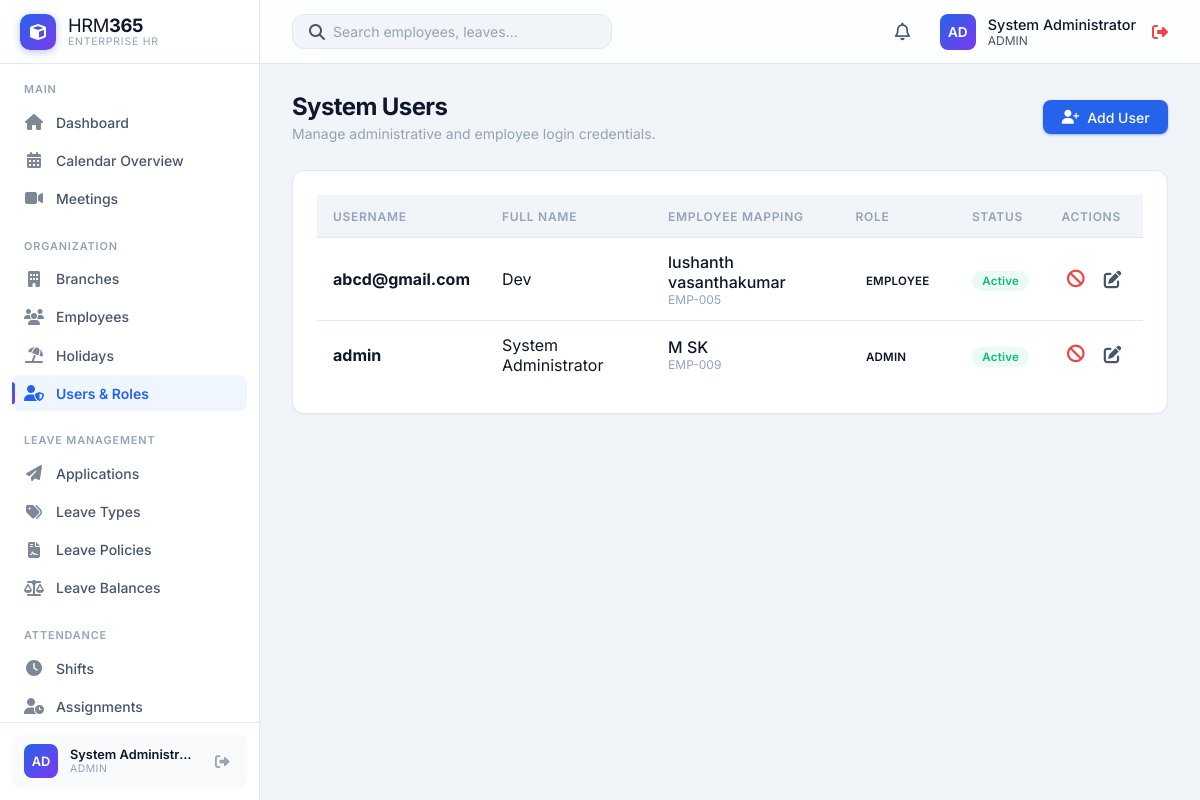
Screenshot of /HRM365/modules/users/index.php (signed in) with the database file from the repository.
### tables this page shows
CREATE TABLE `users` (
  `id` int(11) NOT NULL,
  `username` varchar(50) NOT NULL,
  `password` varchar(255) NOT NULL,
  `full_name` varchar(100) DEFAULT NULL,
  `role` enum('admin','HR','manager','employee') DEFAULT 'employee',
  `status` enum('Active','Inactive') DEFAULT 'Active',
  `language` varchar(20) DEFAULT 'English',
  `department` varchar(50) DEFAULT NULL,
  `employee_id` int(11) DEFAULT NULL,
  `created_at` timestamp NOT NULL DEFAULT current_timestamp()
);

CREATE TABLE `employees` (
  `id` int(11) NOT NULL,
  `employee_code` varchar(20) NOT NULL,
  `first_name` varchar(50) NOT NULL,
  `last_name` varchar(50) NOT NULL,
  `email` varchar(100) NOT NULL,
  `phone` varchar(20) DEFAULT NULL,
  `department` varchar(50) DEFAULT NULL,
  `designation` varchar(50) DEFAULT NULL,
  `status` enum('Active','On Leave','Terminated') DEFAULT 'Active',
  `biometric_user_id` varchar(50) DEFAULT NULL,
  `hire_date` date DEFAULT NULL,
  `created_at` timestamp NOT NULL DEFAULT current_timestamp(),
  `updated_at` timestamp NOT NULL DEFAULT current_timestamp() ON UPDATE current_timestamp(),
  `date_of_birth` date DEFAULT NULL,
  `gender` enum('Male','Female','Other') DEFAULT NULL,
  `address` text DEFAULT NULL,
  `branch_id` int(11) DEFAULT NULL,
  `employment_type` enum('Full-time','Part-time','Contract') DEFAULT NULL,
  `base_salary` decimal(10,2) DEFAULT NULL,
  `profile_photo` varchar(255) DEFAULT NULL,
  `shift_id` int(11) DEFAULT NULL,
  `attendance_policy_id` int(11) DEFAULT NULL
);

### HRM365/includes/db.php (called while the page is built, shortened)
<?php
if (!function_exists('app_url')) {
    function app_url(string $path = ''): string
    {
        $base = APP_BASE_URL;
        $path = ltrim($path, '/');
        return $path === '' ? $base : $base . '/' . $path;
    }
}
?>

### HRM365/includes/auth.php (called while the page is built, shortened)
<?php
require_once __DIR__ . '/db.php';
$currentUser = [
    'id' => $_SESSION['user_id'],
    'username' => $_SESSION['username'],
    'role' => $_SESSION['role'] ?? 'employee',
    'employee_id' => $_SESSION['employee_id'] ?? null,
    'department' => null
];
$userStmt = $pdo->prepare("SELECT username, role, full_name, employee_id, department FROM users WHERE id = ? AND status = 'Active'");
$userStmt->execute([$currentUser['id']]);
$freshUser = $userStmt->fetch();
$currentUser['username'] = $freshUser['username'];
$currentUser['role'] = $freshUser['role'];
$currentUser['employee_id'] = $freshUser['employee_id'];
$currentUser['department'] = $freshUser['department'];
if ($currentUser['employee_id']) {
    $authStmt = $pdo->prepare("SELECT department FROM employees WHERE id = ?");
    $authStmt->execute([$currentUser['employee_id']]);
    $authEmp = $authStmt->fetch();
    if ($authEmp) {
        $currentUser['department'] = $authEmp['department'];
    }
}
?>

### HRM365/modules/users/index.php (the view, shortened to what this page needs)
<?php
require_once '../../includes/db.php';
require_once '../../includes/auth.php';
$stmt = $pdo->query("
    SELECT u.*, e.employee_code, e.first_name, e.last_name
    FROM users u
    LEFT JOIN employees e ON u.employee_id = e.id
    ORDER BY u.created_at DESC
");
$users = $stmt->fetchAll();
include '../../includes/header.php';
?>
<div class="page-header">
    <div>
        <h1 class="page-title">System Users</h1>
        <div class="page-subtitle">Manage administrative and employee login credentials.</div>
    </div>
    <a href="create.php" class="btn btn-primary">
        <i class="fas fa-user-plus"></i> Add User
    </a>
</div>
<div class="card">
    <div class="table-container">
        <table class="table">
            <thead>
                <tr>
                    <th>Username</th>
                    <th>Full Name</th>
                    <th>Employee Mapping</th>
                    <th>Role</th>
                    <th>Status</th>
                    <th>Actions</th>
                </tr>
            </thead>
            <tbody>
                <?php foreach ($users as $u): ?>
                <tr>
                    <td><strong><?php echo htmlspecialchars($u['username']); ?></strong></td>
                    <td><?php echo htmlspecialchars($u['full_name'] ?? '-'); ?></td>
                    <td>
                        <?php if ($u['employee_id']): ?>
                            <div style="font-weight: 500; color: var(--text-primary);"><?php echo htmlspecialchars($u['first_name'] . ' ' . $u['last_name']); ?></div>
                            <div style="font-size: 0.75rem; color: var(--text-muted);"><?php echo htmlspecialchars($u['employee_code']); ?></div>
                        <?php else: ?>
                            <span style="color: var(--accent-warning); font-size: 0.85rem;"><i class="fas fa-unlink"></i> Not Linked</span>
                        <?php endif; ?>
                    </td>
                    <td><span class="status-badge" style="text-transform: uppercase;"><?php echo htmlspecialchars($u['role']); ?></span></td>
                    <td>
                        <?php if ($u['status'] === 'Active'): ?>
                            <span class="status-badge status-active">Active</span>
                        <?php else: ?>
                            <span class="status-badge status-leave">Inactive</span>
                        <?php endif; ?>
                    </td>
                    <td>
                        <div style="display: flex; gap: 0.5rem;">
                            <form action="toggle_status.php" method="POST" style="margin: 0;">
                                <?php if ($u['status'] === 'Active'): ?>
                                    <button type="submit" class="action-btn" style="color: var(--accent-danger);" title="Deactivate"><i class="fas fa-ban"></i></button>
                                <?php else: ?>
                                    <input type="hidden" name="status" value="Active">
                                    <button type="submit" class="action-btn" style="color: var(--accent-success);" title="Activate"><i class="fas fa-check-circle"></i></button>
                                <?php endif; ?>
                            </form>
                            <a href="edit.php?id=<?php echo $u['id']; ?>" class="action-btn" title="Edit User"><i class="fas fa-edit"></i></a>
                        </div>
                    </td>
                </tr>
                <?php endforeach; ?>
            </tbody>
        </table>
    </div>
</div>
<?php include '../../includes/footer.php'; ?>

### HRM365/includes/header.php (shortened to what this page needs)
<?php
require_once __DIR__ . '/auth.php';
$stylesheetPath = __DIR__ . '/../css/styles.css';
$stylesheetVersion = is_file($stylesheetPath) ? filemtime($stylesheetPath) : time();
?>
<!DOCTYPE html>
<html lang="en">
<head>
    <link rel="stylesheet" href="<?php echo app_url('css/styles.css'); ?>?v=<?php echo $stylesheetVersion; ?>">
    <link rel="stylesheet" href="https://cdnjs.cloudflare.com/ajax/libs/font-awesome/6.4.0/css/all.min.css">
</head>
<body>
    <?php include 'sidebar.php'; ?>
    <div class="main-wrapper">
        <header class="top-header">
            <div class="header-search">
                <i class="fas fa-search text-secondary"></i>
                <input type="text" id="globalSearchInput" placeholder="Search employees, leaves..." autocomplete="off">
            </div>
            <div class="header-actions">
                <a href="<?php echo app_url('modules/notifications/index.php'); ?>" class="action-btn" title="Notifications">
                    <i class="far fa-bell"></i>
                </a>
                <div class="user-profile" style="display: flex; align-items: center; gap: 1rem;">
                    <a href="<?php echo app_url('profile.php'); ?>" style="display: flex; align-items: center; gap: 0.75rem; text-decoration: none; color: inherit;">
                        <div class="avatar"><?php echo strtoupper(substr($currentUser['username'], 0, 2)); ?></div>
                        <div class="user-info">
                            <div style="font-size: 0.9rem; font-weight: 500; color: var(--text-primary);">
                                <?php echo htmlspecialchars($_SESSION['full_name'] ?? $currentUser['username']); ?>
                            </div>
                            <div style="font-size: 0.75rem; color: var(--text-secondary); text-transform: uppercase;">
                                <?php echo htmlspecialchars($currentUser['role']); ?>
                            </div>
                        </div>
                    </a>
                    <a href="<?php echo app_url('logout.php'); ?>" style="color: var(--accent-danger);" title="Logout"><i class="fas fa-sign-out-alt"></i></a>
                </div>
            </div>
        </header>
        <main class="content-area">

### HRM365/includes/sidebar.php (shortened to what this page needs)
<aside class="sidebar">
    <div class="sidebar-header">
        <a href="<?php echo app_url('modules/dashboard/index.php'); ?>" class="sidebar-logo">
            <div class="logo-icon">
                <i class="fas fa-cube"></i>
            </div>
            <div class="logo-text">
                <span class="logo-brand">HRM<strong>365</strong></span>
                <span class="logo-tagline">Enterprise HR</span>
            </div>
        </a>
    </div>
    <nav class="sidebar-nav" id="sidebarNav">
        <?php $uri = $_SERVER['REQUEST_URI']; ?>
        <div class="nav-section-label">Main</div>
        <a href="<?php echo app_url('modules/dashboard/index.php'); ?>" class="nav-item <?php echo strpos($uri, '/modules/dashboard') !== false ? 'active' : ''; ?>">
            <i class="fas fa-home nav-icon"></i>
            <span>Dashboard</span>
        </a>
        <a href="<?php echo app_url('modules/calendar/index.php'); ?>" class="nav-item <?php echo strpos($uri, '/modules/calendar') !== false ? 'active' : ''; ?>">
            <i class="fas fa-calendar-alt nav-icon"></i>
            <span>Calendar Overview</span>
        </a>
        <a href="<?php echo app_url('modules/meetings/index.php'); ?>" class="nav-item <?php echo strpos($uri, '/modules/meetings') !== false ? 'active' : ''; ?>">
            <i class="fas fa-video nav-icon"></i>
            <span>Meetings</span>
        </a>
        <?php if (in_array($currentUser['role'], ['admin', 'manager', 'HR'])): ?>
        <div class="nav-section-label">Organization</div>
        <a href="<?php echo app_url('modules/branches/index.php'); ?>" class="nav-item <?php echo strpos($uri, '/modules/branches') !== false ? 'active' : ''; ?>">
            <i class="fas fa-building nav-icon"></i>
            <span>Branches</span>
        </a>
        <a href="<?php echo app_url('modules/employees/index.php'); ?>" class="nav-item <?php echo strpos($uri, '/modules/employees') !== false ? 'active' : ''; ?>">
            <i class="fas fa-users nav-icon"></i>
            <span>Employees</span>
        </a>
        <a href="<?php echo app_url('modules/holidays/index.php'); ?>" class="nav-item <?php echo strpos($uri, '/modules/holidays') !== false ? 'active' : ''; ?>">
            <i class="fas fa-umbrella-beach nav-icon"></i>
            <span>Holidays</span>
        </a>
        <?php endif; ?>
        <?php if (in_array($currentUser['role'], ['admin', 'HR'])): ?>
        <a href="<?php echo app_url('modules/users/index.php'); ?>" class="nav-item <?php echo strpos($uri, '/modules/users') !== false ? 'active' : ''; ?>">
            <i class="fas fa-user-shield nav-icon"></i>
            <span>Users & Roles</span>
        </a>
        <?php endif; ?>
        <div class="nav-section-label">Leave Management</div>
        <a href="<?php echo app_url('modules/leave_applications/index.php'); ?>" class="nav-item <?php echo strpos($uri, '/modules/leave_applications') !== false ? 'active' : ''; ?>">
            <i class="fas fa-paper-plane nav-icon"></i>
            <span>Applications</span>
        </a>
        <a href="<?php echo app_url('modules/leave_types/index.php'); ?>" class="nav-item <?php echo strpos($uri, '/modules/leave_types') !== false ? 'active' : ''; ?>">
            <i class="fas fa-tags nav-icon"></i>
            <span>Leave Types</span>
        </a>
        <a href="<?php echo app_url('modules/leave_policies/index.php'); ?>" class="nav-item <?php echo strpos($uri, '/modules/leave_policies') !== false ? 'active' : ''; ?>">
            <i class="fas fa-file-contract nav-icon"></i>
            <span>Leave Policies</span>
        </a>
        <a href="<?php echo app_url('modules/leave_balances/index.php'); ?>" class="nav-item <?php echo strpos($uri, '/modules/leave_balances') !== false ? 'active' : ''; ?>">
            <i class="fas fa-balance-scale nav-icon"></i>
            <span>Leave Balances</span>
        </a>
        <div class="nav-section-label">Attendance</div>
        <?php if (in_array($currentUser['role'], ['admin', 'HR'])): ?>
        <a href="<?php echo app_url('modules/shifts/index.php'); ?>" class="nav-item <?php echo strpos($uri, '/modules/shifts') !== false ? 'active' : ''; ?>">
            <i class="fas fa-clock nav-icon"></i>
            <span>Shifts</span>
        </a>
        <a href="<?php echo app_url('modules/attendance_assignments/index.php'); ?>" class="nav-item <?php echo strpos($uri, '/modules/attendance_assignments') !== false ? 'active' : ''; ?>">
            <i class="fas fa-user-clock nav-icon"></i>
            <span>Assignments</span>
        </a>
        <?php endif; ?>
    </nav>
    <div class="sidebar-footer">
        <div class="sidebar-user">
            <div class="avatar"><?php echo strtoupper(substr($currentUser['username'], 0, 2)); ?></div>
            <div class="sidebar-user-info">
                <div class="sidebar-user-name"><?php echo htmlspecialchars($_SESSION['full_name'] ?? $currentUser['username']); ?></div>
                <div class="sidebar-user-role"><?php echo htmlspecialchars($currentUser['role']); ?></div>
            </div>
            <a href="<?php echo app_url('logout.php'); ?>" class="sidebar-logout" title="Logout"><i class="fas fa-sign-out-alt"></i></a>
        </div>
    </div>
</aside>

### rows the page displays
users: username "AD", role "ADMIN", username "admin", full_name "System Administrator", employee.last_name "M SK", employee.employee_code "EMP-009", status "Active"
users: username "abcd@gmail.com", full_name "Dev", employee.last_name "lushanth vasanthakumar", employee.employee_code "EMP-005", role "EMPLOYEE", status "Active"

### other values shown
$_SESSION['full_name'] "System Administr…"
$_SESSION['full_name'] "System Administrator"
